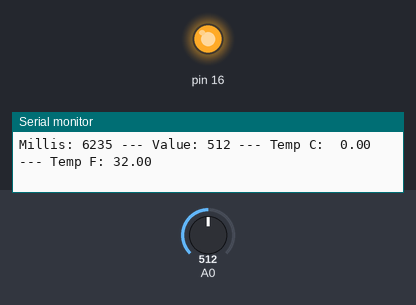
Simulated run of this sketch. Board: Arduino Uno, built with avr-gcc and run on an emulated ATmega328P. Parts: output pins drawn as LEDs (lit = HIGH), the last lines printed to the serial monitor. The inputs (shaded band) are chosen by the test bench; at power-on: A0 = 512.

Above: at 6.4 s.
6.5 s: A0 set to 604
8.0 s: A0 set to 628
9.9 s: A0 set to 141
11.4 s: A0 set to 119
At 12.1 s:
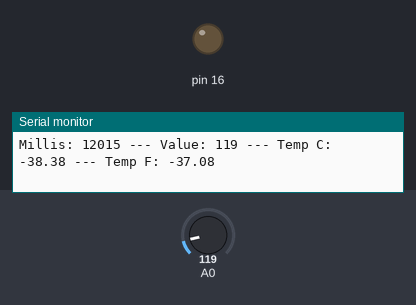
13.0 s: A0 set to 306
At 13.5 s:
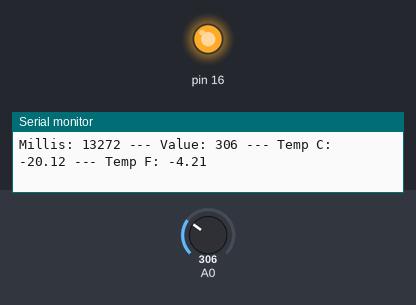
Timing chart, 0 to 15.5 s (numbered marks = the images above; inputs shaded):
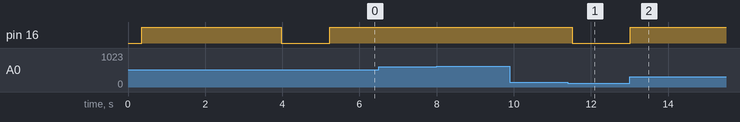

Measured:
- the behaviour switches between 128 and 127 on A0 (found by bisection; images 0 and 1)
- after the input at 11.4 s, pin 16: HIGH → LOW after 0.11 s
- after the input at 13.0 s, pin 16: LOW → HIGH at once

The sketch:

test_analog_input.ino
```cpp
#define PINTIME 1000

char *ftoa(char *a, double f, int precision)
{
 long p[] = {0,10,100,1000,10000,100000,1000000,10000000,100000000};

 char *ret = a;
 long heiltal = (long)f;
 itoa(heiltal, a, 10);
 while (*a != '\0') a++;
 *a++ = '.';
 long desimal = abs((long)((f - heiltal) * p[precision]));
 itoa(desimal, a, 10);
 return ret;
}

void setup() {
  Serial.begin(115200);
  delay(100);

  Serial.println ("Cycle the LED through the range before starting.");
  for (int pinnum = 0; pinnum <= 1024; pinnum++) {
    analogWrite(16, pinnum);
    delay(2);
  }
  for (int pinnum = 1024; pinnum >= 0; pinnum--) {
    analogWrite(16, pinnum);
    delay(2);
  }
  Serial.println ("LED test done.");
  delay(PINTIME);
}

int tempA;
float tempA_C;
float tempA_F;
char tmp[10];

void loop() {
  while (1) {
    tempA = analogRead(A0);
    analogWrite(16, tempA);
    Serial.print ("Millis: ");
    Serial.print (millis());
    Serial.print (" --- ");
    Serial.print ("Value: ");
    Serial.print (tempA);

    tempA_C = (( ((float)tempA / 1024 * 1000) - 500) / 10);
    Serial.print (" --- ");
    Serial.print ("Temp C: ");
    dtostrf(tempA_C, 5, 2, tmp);
    Serial.print (tmp);

    tempA_F = (tempA_C * 1.8) + 32;
    Serial.print (" --- ");
    Serial.print ("Temp F: ");
    dtostrf(tempA_F, 5, 2, tmp);
    Serial.print (tmp);

    Serial.println();
    delay(250);
  }
}
```
